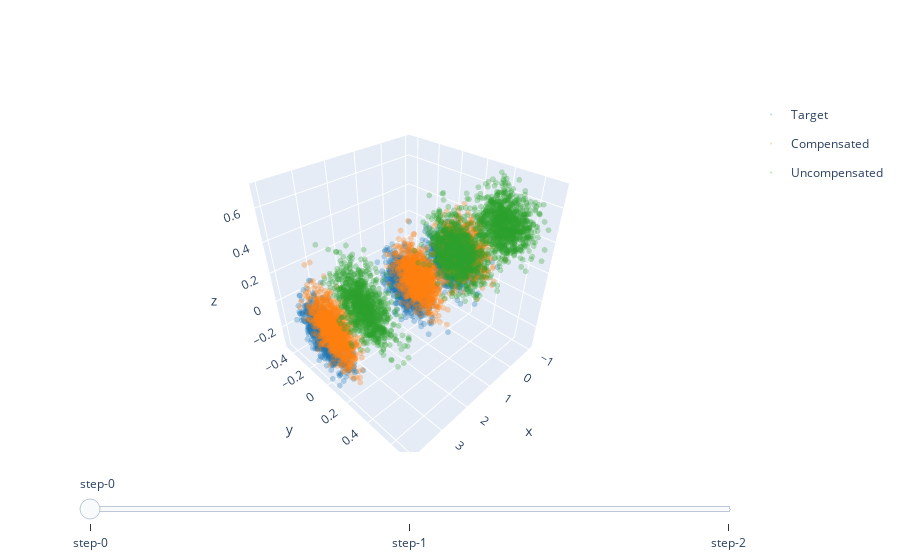

Notebook code for this chart:
### Code cell
Plot.fancy_ray(
    [target, compensated, without_compensation],
    ["Target", "Compensated", "Uncompensated"],
    z_index=[-1., 1., 4.]
)

### Figure 1 — Plotly figure (JSON) as saved in the notebook; plotly's stock layout.template omitted (floating-point values rounded to 4 significant figures; data arrays with more than 128 entries replaced by an {"elided": "..."} marker saying what was removed)
{"data": [{"legendgroup": "group0", "line": {"color": "#1f77b4"}, "marker": {"size": 2}, "mode": "markers", "name": "Target", "opacity": 0.3, "showlegend": true, "type": "scatter3d", "visible": true, "x": {"elided": "3000 int values"}, "y": {"elided": "3000 float values"}, "z": {"elided": "3000 float values"}}, {"legendgroup": "group1", "line": {"color": "#ff7f0e"}, "marker": {"size": 2}, "mode": "markers", "name": "Compensated", "opacity": 0.3, "showlegend": true, "type": "scatter3d", "visible": true, "x": {"elided": "3000 int values"}, "y": {"elided": "3000 float values"}, "z": {"elided": "3000 float values"}}, {"legendgroup": "group2", "line": {"color": "#2ca02c"}, "marker": {"size": 2}, "mode": "markers", "name": "Uncompensated", "opacity": 0.3, "showlegend": true, "type": "scatter3d", "visible": true, "x": {"elided": "3000 int values"}, "y": {"elided": "3000 float values"}, "z": {"elided": "3000 float values"}}, {"legendgroup": "group0", "line": {"color": "#1f77b4"}, "marker": {"size": 2}, "mode": "markers", "name": "Target", "opacity": 0.3, "showlegend": false, "type": "scatter3d", "visible": false, "x": {"elided": "3000 int values"}, "y": {"elided": "3000 float values"}, "z": {"elided": "3000 float values"}}, {"legendgroup": "group1", "line": {"color": "#ff7f0e"}, "marker": {"size": 2}, "mode": "markers", "name": "Compensated", "opacity": 0.3, "showlegend": false, "type": "scatter3d", "visible": false, "x": {"elided": "3000 int values"}, "y": {"elided": "3000 float values"}, "z": {"elided": "3000 float values"}}, {"legendgroup": "group2", "line": {"color": "#2ca02c"}, "marker": {"size": 2}, "mode": "markers", "name": "Uncompensated", "opacity": 0.3, "showlegend": false, "type": "scatter3d", "visible": false, "x": {"elided": "3000 int values"}, "y": {"elided": "3000 float values"}, "z": {"elided": "3000 float values"}}, {"legendgroup": "group0", "line": {"color": "#1f77b4"}, "marker": {"size": 2}, "mode": "markers", "name": "Target", "opacity": 0.3, "showlegend": false, "type": "scatter3d", "visible": false, "x": {"elided": "3000 int values"}, "y": {"elided": "3000 float values"}, "z": {"elided": "3000 float values"}}, {"legendgroup": "group1", "line": {"color": "#ff7f0e"}, "marker": {"size": 2}, "mode": "markers", "name": "Compensated", "opacity": 0.3, "showlegend": false, "type": "scatter3d", "visible": false, "x": {"elided": "3000 int values"}, "y": {"elided": "3000 float values"}, "z": {"elided": "3000 float values"}}, {"legendgroup": "group2", "line": {"color": "#2ca02c"}, "marker": {"size": 2}, "mode": "markers", "name": "Uncompensated", "opacity": 0.3, "showlegend": false, "type": "scatter3d", "visible": false, "x": {"elided": "3000 int values"}, "y": {"elided": "3000 float values"}, "z": {"elided": "3000 float values"}}], "layout": {"sliders": [{"active": 0, "steps": [{"args": [{"visible": [true, true, true, false, false, false, false, false, false]}, {"title": "Sample: 0"}], "method": "update"}, {"args": [{"visible": [false, false, false, true, true, true, false, false, false]}, {"title": "Sample: 1"}], "method": "update"}, {"args": [{"visible": [false, false, false, false, false, false, true, true, true]}, {"title": "Sample: 2"}], "method": "update"}]}]}}
